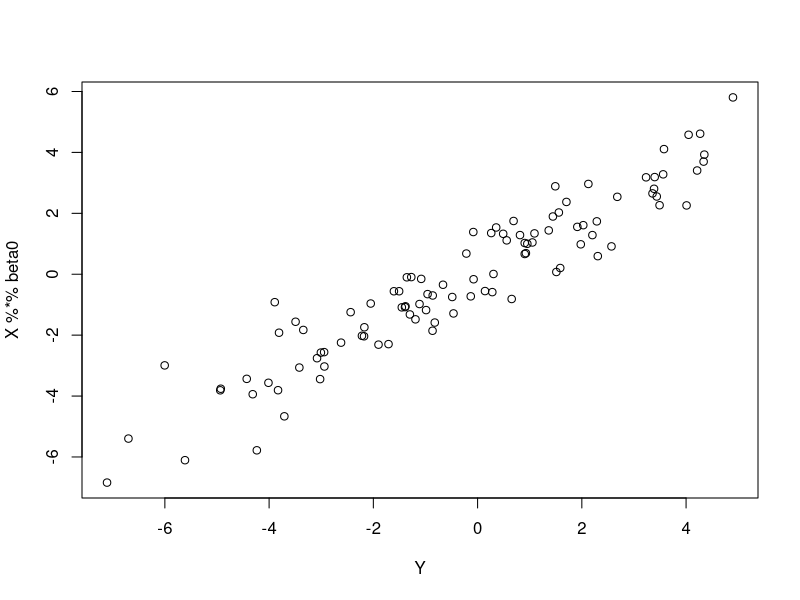
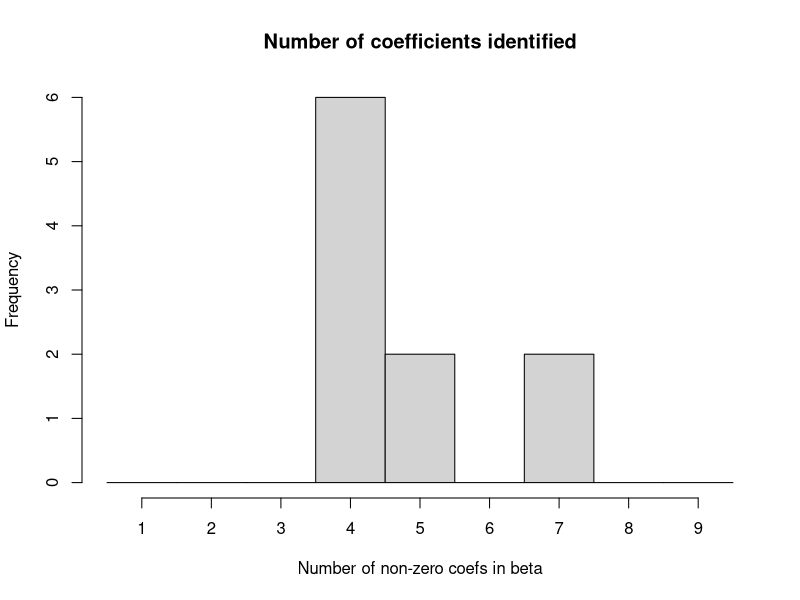
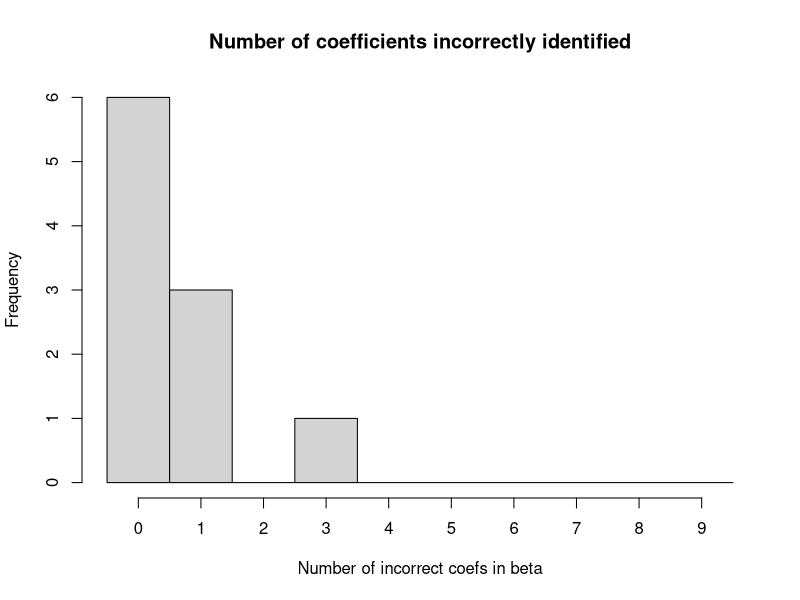
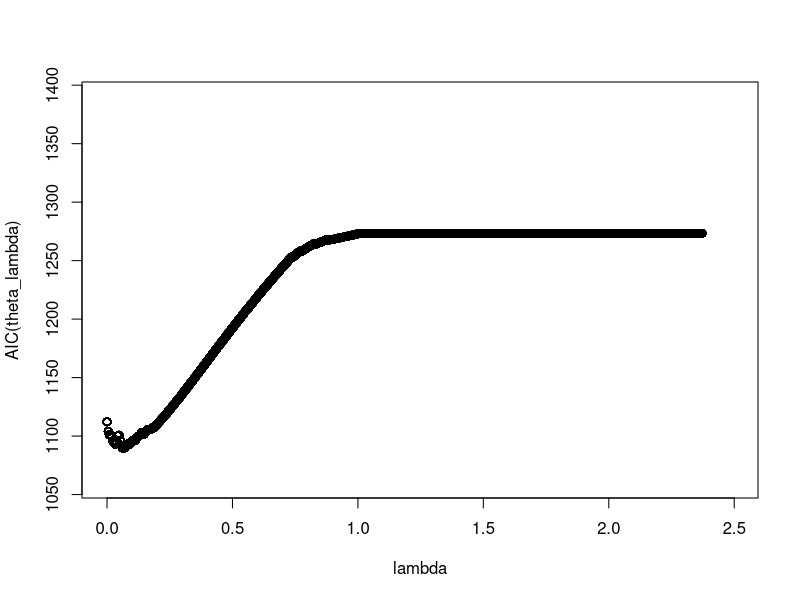
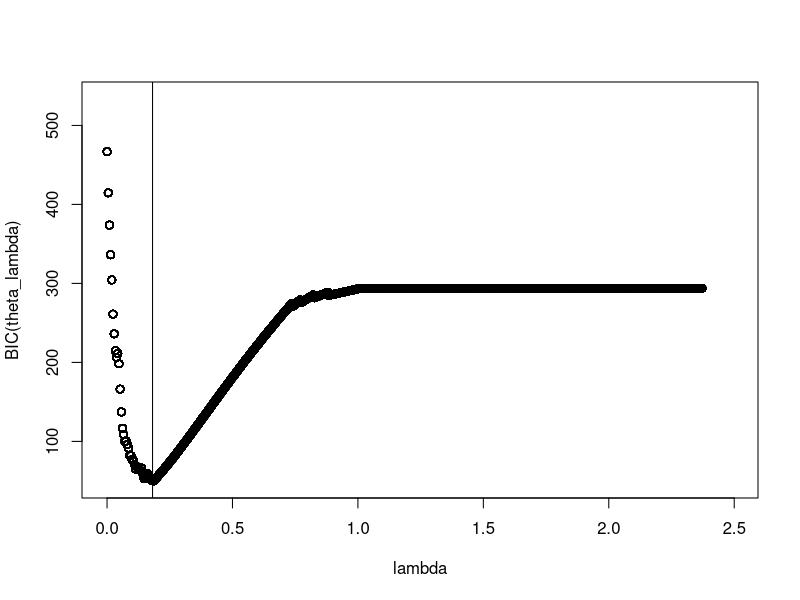
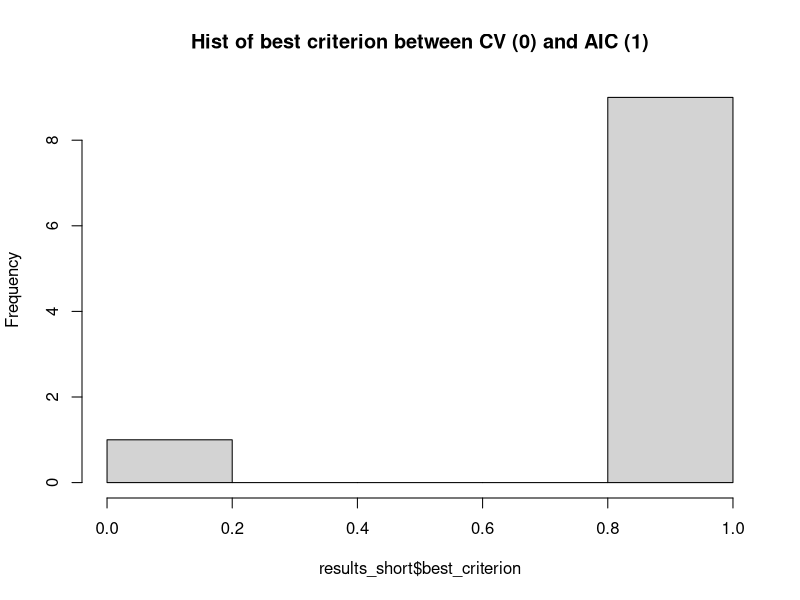

These figures' R source, in order: (Note: this script raises an error after producing the figures.)
## ---- chunk 1
knitr::opts_chunk$set(echo = TRUE, cache=TRUE)
## ---- chunk 2
library(knitr)
library(rmarkdown)
library(graphics) ##Necessary for plots
library(pracma)
library(glmnet)
## ---- chunk 3
n       = 100
p       = 10
p0      = 5
sigma   = 1
sigmaX  = 1
b0      = 1
beta0   = c(rep(b0,p0),rep(0,p-p0))
X       = sapply(1:p, FUN=function(x){rnorm(n,0,sigmaX)})
Y       = X%*%beta0 + rnorm(n,0,sigma)

plot(Y,X%*%beta0)

## ---- chunk 4
n      = 100
p      = 10
p0     = 5  #Number of nonzero coefficients
sigma  = 1
sigmaX = 1
b0     = 1
beta0  = c(rep(b0,p0),rep(0,p-p0))       
B      = 10 #Number of simulations
res    = matrix(NA,ncol=5,nrow=B) #Stores n,p, sigma, number of nonzero 
                  #coefficients recovered, number of nz incorrectly identified

betah  = matrix(NA, ncol = p, nrow = B)

# fixed design setting
X = sapply(1:p, FUN=function(x){rnorm(n,0,sigmaX)})

for (b in 1:B){
  Y     = X%*%beta0 + rnorm(n,0,sigma)
  # estimate betah using the calibrated lasso
  # betah = 
  lambda.cv = cv.glmnet(X,Y, family = "gaussian",intercept=F)$lambda.1se
  temp = glmnet(X,Y,family = "gaussian",intercept=F, lambda=lambda.cv)$beta  
  ##the value returned by glmnet(...)$beta is a sparse matrix
  #In a sparse matrix : @i (non zero indices); @x non zero values

  indices_identified = c(rep(0, p)) #Fill indices_identified with 1 at 
                                    #indices in temp@i, set others to 0
  for (index in temp@i) {
    indices_identified[index] = 1
  }
  
  betah[b,]  = c(temp@i, rep(NA, p-length(temp@i))) #We store in betah[b,]
    #the nonzero indices and we fill with NA to get a vector of the proper size
  res[b,] = c(n, p, sigma, length(temp@i), sum(abs(indices_identified - beta0)))
}
res           = as.data.frame(res)
colnames(res) = c("n","p","sigma","nz", "nzcorrect")


hist1<-hist(res$nz, breaks = 1:10, axes = FALSE, 
            xlab="Number of non-zero coefs in beta", 
            main = "Number of coefficients identified")
axis(side=1,at=hist1$mids,labels=1:9) #So that breakpoints are centered
axis(side=2)          #Because of previous trick, we had to hide both axis, 
                      #so we display again the Y-axis


hist2 <- hist(res$nzcorrect, breaks = 0:10, axes = FALSE, 
              xlab="Number of incorrect coefs in beta", 
              main = "Number of coefficients incorrectly identified")
axis(side=1,at=hist2$mids,labels=0:9)
axis(side=2)


## ---- chunk 5
likelihood <- function(betal, Yl, sigma2 = 1.0){
  S<-0.0
  S <- S + t(Yl-betal)%*%(Yl-betal)
  n<- length(Yl)
  
  return (1/sqrt(2 * pi* sigma2))**(n/2)*exp(-S/(2*sigma2))
}


n      = 200
p      = 150
p0     = 5  #Number of nonzero coefficients
sigma  = 1
sigmaX = 1
b0     = 1
beta0  = c(rep(b0,p0),rep(0,p-p0))       
betah  = matrix(NA, ncol = p, nrow = B)
X = sapply(1:p, FUN=function(x){rnorm(n,0,sigmaX)})
Y     = X%*%beta0 + rnorm(n,0,sigma)



N <- 500 #Number of lambda tested
lambda_step <- 0.005 #Difference between two consecutive lambda
lambda_init <- 0.0 #First value used by lambda

lambda <- lambda_init
results_frame <- data.frame(
  lambda = c(),
  betah = c(),
  k = c(),
  loglikelihood = c(),
  AIC = c(),
  BIC = c()
)

for (b in 1:N){#The increment is lambda
  temp = glmnet(X,Y,family = "gaussian",intercept=F, lambda=lambda)$beta  
  ##the value returned by glmnet(...)$beta is a sparse matrix
  #In a sparse matrix : @i (non zero indices); @x non zero values

  betah <- c(rep(0,p))
  j<-0
  for(i in temp@i){
    betah[i+1] <- temp@x[j+1]
    j<-j+1
  }

  #llik = log(((1/sqrt(2 * pi))**(p/2))*exp(-t(Y-betah)%*%(Y-betah)/(2)))
  RSS = t(Y-X%*%betah)%*%(Y-X%*%betah) #Simpler expression for log likelihood in Gaussian case (probably not correct)
  new_row_df <- data.frame(
    lambda = lambda,
    betah = betah,
    k = j,
    negloglikelihood = -log(RSS), 
    AIC = 2*j + n*log(RSS),
    BIC = j*log(n) + n*log(RSS/n)
  )
  results_frame <- rbind(results_frame, new_row_df)
  
  lambda <- lambda+lambda_step

}
lambda_cv = cv.glmnet(X,Y, family = "gaussian",intercept=F)$lambda.1se  #We compute the cross validation solution
s <- c(rep(lambda_cv, 1000))  #And fill an axis with it
axis_lambda_cv <- xy.coords(x=s, y = 1:1000)  #that we will give to the plot

plot(x = results_frame$lambda, y = results_frame$AIC, type = "n", xlab = "lambda", ylab = "AIC(theta_lambda)") #type = "n" makes it so that we can add the axis after initialization
plot.xy(axis_lambda_cv, type = "l") #type = "l" to draw lines
plot.window(c(0.95*lambda_init, 1.05*lambda ), ylim = c(0.95*min(results_frame$AIC), 1.15*max(results_frame$AIC)))
plot.xy( list(results_frame$lambda, results_frame$AIC, NULL, NULL), type="p")


plot(x = results_frame$lambda, y = results_frame$BIC, type = "n", xlab = "lambda", ylab = "BIC(theta_lambda)") #type = "n" makes it so that we can add the axis after initialization
plot.xy(axis_lambda_cv, type = "l") #type = "l" to draw lines
plot.window(c(0.95*lambda_init, 1.05*lambda ), ylim = c(0.95*min(results_frame$BIC), 1.15*max(results_frame$BIC)))
plot.xy( list(results_frame$lambda, results_frame$BIC, NULL, NULL), type="p")
## ---- chunk 6
##We fix p, n and k
#We run M instances of Y = X\theta + eps
#Each time we obtain $\lambda_{AIC, CV, opt}$ and we create a list which contains for each possible index (AIC or CV) the number of times it is the closest from lambda_opt
#We plot the histogram to get an idea if AIC or CV is best in our setup
#TODO : same thing, but instead pick an index whenever it is the one that gives the $\hat{\beta_\lambda}$ which is closest from $\beta^*$
n      = 100
p      = 10
p0     = 5  #Number of nonzero coefficients
sigma  = 1
sigmaX = 1
b0     = 1
beta0  = c(rep(b0,p0),rep(0,p-p0))       
betah  = matrix(NA, ncol = p, nrow = B)


B <- 20 #Number of lambda tested
lambda_step <- 0.1 #Difference between two consecutive lambda
lambda_init <- 0.0 #First value used by lambda
  
  
results_short <- data.frame(
  lambda_AIC =c(),
  lambda_CV = c(),
  lambda_opt = c(),
  best_criterion = c()
)

N<- 10 ## Number of instances of solving Y=X\theta + ups
for(t in 1:N){
  
  X = sapply(1:p, FUN=function(x){rnorm(n,0,sigmaX)})
  Y = X%*%beta0 + rnorm(n,0,sigma)

  lambda <- lambda_init
  results_frame <- data.frame(
    lambda = c(),
    betah = c(),
    k = c(),
    loglikelihood = c(),
    AIC = c(),
    BIC = c()
  )
  
  err_opt <- NA
  lambda_opt <- 1
  
  for (b in 1:B){#The increment is lambda
    temp = glmnet(X,Y,family = "gaussian",intercept=F, lambda=lambda)$beta  
    ##the value returned by glmnet(...)$beta is a sparse matrix
    #In a sparse matrix : @i (non zero indices); @x non zero values
  
    betah <- c(rep(0,p))
    j<-0
    for(i in temp@i){
      betah[i+1] <- temp@x[j+1]
      j<-j+1
    }
  
    #llik = log(((1/sqrt(2 * pi))**(p/2))*exp(-t(Y-betah)%*%(Y-betah)/(2)))
    RSS = t(Y-X%*%betah)%*%(Y-X%*%betah) #Simpler expression for log likelihood in Gaussian case (probably not correct)
    new_row_df <- data.frame(
      lambda = lambda,
      betah = betah,
      k = j,
      negloglikelihood = -log(RSS), 
      AIC = 2*j + n*log(RSS),
      BIC = j*log(n) + n*log(RSS/n)
    )
    results_frame <- rbind(results_frame, new_row_df)
    if(err_opt >= Norm(betah - beta0, p=2) || is.na(err_opt)){
      lambda_opt <- lambda   #Obtaining the lambda which gives the solution closest from the true value
      err_opt <- Norm(betah - beta0, p = 2)
    }
    lambda <- lambda+lambda_step
  }
  esc <-1
  lambda_min_AIC <- results_frame$AIC[0]
  min_lambda_AIC <- min(results_frame$AIC)
  i<-1
  while (esc != 0 || i < B) {
    if( min_lambda_AIC >= results_frame$AIC[i]){
      esc = 0
      lambda_min_AIC <-results_frame$lambda[i]  #Obtaining the optimal value of lambda for AIC (a faster technique to do that probably exists)
    }
    i<- i + 1
  }
  
  
  new_row_short_df <- data.frame(
    lambda_AIC = lambda_min_AIC,
    lambda_CV = cv.glmnet(X,Y, family = "gaussian",intercept=F)$lambda.1se,
    lambda_opt = lambda_opt,
    best_criterion = NA
  )
  if(abs(new_row_short_df$lambda_AIC - new_row_short_df$lambda_opt) > abs(new_row_short_df$lambda_CV - new_row_short_df$lambda_opt)){
    new_row_short_df$best_criterion = 0 ##0 : best criterion is CV
  }
  else{
    new_row_short_df$best_criterion = 1  ##1: best criterion is AIC
  }
  results_short <- rbind(results_short, new_row_short_df)
  print(t)

}
hist(results_short$best_criterion, main = "Hist of best criterion between CV (0) and AIC (1)")


## ---- chunk 7
###We wrap the previous code in a function
#Then we compute for varying $n/p$ whether best is AIC, BIC or CV

GetLambdaComparison <- function(n = 100,
                                p      = 10,
                                p0     = 5,  #Number of nonzero coefficients
                                sigma  = 1,
                                sigmaX = 1,
                                b0     = 1,
                                B = 20, #Number of lambda tested
                                N = 10, #Number of instances of solving Y = X\theta + eps
                                lambda_step = 0.1, #Difference between two consecutive lambda
                                lambda_init = 0.0 #First value used by lambda
                                ){
  
  beta0  = c(rep(b0,p0),rep(0,p-p0))
  betah  = matrix(NA, ncol = p, nrow = B)
    
  results_short <- data.frame(
    lambda_AIC =c(),
    lambda_BIC = c(),
    lambda_CV = c(),
    lambda_opt = c(),
    best_criterion = c()
  )
  

  
  for(t in 1:N){
    
    X = sapply(1:p, FUN=function(x){rnorm(n,0,sigmaX)})
    Y = X%*%beta0 + rnorm(n,0,sigma)
  
    lambda <- lambda_init
    results_frame <- data.frame(
      lambda = c(),
      betah = c(),
      k = c(),
      loglikelihood = c(),
      AIC = c(),
      BIC = c()
    )
    
    err_opt <- NA
    lambda_opt <- 1
    min_lambda_AIC <- NA
    lambda_AIC <- NA
    min_lambda_BIC <- NA
    lambda_BIC <- NA
    for (b in 1:B){#The increment is lambda
      temp = glmnet(X,Y,family = "gaussian",intercept=F, lambda=lambda)$beta  
      ##the value returned by glmnet(...)$beta is a sparse matrix
      #In a sparse matrix : @i (non zero indices); @x non zero values
    
      betah <- c(rep(0,p))
      j<-1
      for(i in temp@i){
        betah[i+1] <- temp@x[j]
        j<-j+1
      }
    
      #llik = log(((1/sqrt(2 * pi))**(p/2))*exp(-t(Y-betah)%*%(Y-betah)/(2)))
      RSS = t(Y-X%*%betah)%*%(Y-X%*%betah) #Simpler expression for log likelihood in Gaussian case (probably not correct)
      new_row_df <- data.frame(
        lambda = lambda,
        betah = betah,
        k = j,
        negloglikelihood = -log(RSS), 
        AIC = 2*j + n*log(RSS),
        BIC = j*log(n) + n*log(RSS/n)
      )
      results_frame <- rbind(results_frame, new_row_df)
      
      ##Before restarting to loop we check for the best value for lambda_opt
      if(err_opt >= Norm(betah - beta0, p=2) || is.na(err_opt)){
        lambda_opt <- lambda   #Obtaining the lambda which gives the solution closest from the true value
        err_opt <- Norm(betah - beta0, p = 2)
      }
      
      #And we also search for the best value for lambda under AIC
      if(min_lambda_AIC > new_row_df$AIC || is.na(min_lambda_AIC)){
        min_lambda_AIC <- new_row_df$AIC
        lambda_AIC <- lambda
      }
      #And we also search for the best value for lambda under BIC
      if(min_lambda_BIC > new_row_df$BIC || is.na(min_lambda_BIC)){
        min_lambda_BIC <- new_row_df$BIC
        lambda_BIC <- lambda
      }
      lambda <- lambda+lambda_step
    }
    
    new_row_short_df <- data.frame(
      lambda_AIC = lambda_AIC,
      lambda_BIC = lambda_BIC,
      lambda_CV = cv.glmnet(X,Y, family = "gaussian",intercept=F)$lambda.1se,
      lambda_opt = lambda_opt,
      best_criterion = NA
    )
    
    ##We check which criterion gives the closest lambda wrt lambda_opt
    if(min(abs(new_row_short_df$lambda_AIC - new_row_short_df$lambda_opt), abs(new_row_short_df$lambda_BIC - new_row_short_df$lambda_opt)) > abs(new_row_short_df$lambda_CV - new_row_short_df$lambda_opt)){
      new_row_short_df$best_criterion = 0 ##0 : best criterion is CV
    }
    else if(    abs(new_row_short_df$lambda_AIC - new_row_short_df$lambda_opt) 
                  > abs(new_row_short_df$lambda_BIC - new_row_short_df$lambda_opt) 
            ){
      new_row_short_df$best_criterion = 2  ##1: best criterion is BIC
    }
    else{
        new_row_short_df$best_criterion = 1  ##1: best criterion is AIC
    }
    results_short <- rbind(results_short, new_row_short_df)
  }
  return(results_short)
}



n <- 100
p <- 5 #Things are simpler if n/p is an integer
prange<- 5:200 
ratio_best_AIC = c(rep(0,length(prange)))
ratio_best_BIC = c(rep(0,length(prange)))
result_var_np = data.frame(
  p = c(),
  num_AIC_best = c(),   ##Number of times when AIC is the best
  num_CV_best = c(),   ##Number of times when CV is best
  num_BIC_best = c()
)
for(s in 1:length(prange)){#The extra parenthesis seem necessary 
  results_lambda <- GetLambdaComparison(n=100, p = prange[s], B = 20, N= 20)
  new_row_result_var_np = data.frame(
    p = prange[s],
    num_AIC_best = sum(results_lambda$best_criterion == 1),
    num_CV_best = sum(results_lambda$best_criterion == 0),
    num_BIC_best = sum(results_lambda$best_criterion == 2)
  )
  result_var_np <- rbind(result_var_np, new_row_result_var_np)
  ratio_best_AIC[s] <- new_row_result_var_np$num_AIC_best / (new_row_result_var_np$num_CV_best + new_row_result_var_np$num_AIC_best + new_row_result_var_np$num_BIC_best)
  ratio_best_BIC[s] <- new_row_result_var_np$num_BIC_best / (new_row_result_var_np$num_CV_best + new_row_result_var_np$num_AIC_best + new_row_result_var_np$num_BIC_best)
  print(s)
}
plot(ratio_best_AIC, main = "performance of AIC compared to CV", ylab = "Avg number of times when AIC is best", xlab = "p")
plot(ratio_best_BIC, main = "performance of BIC compared to CV", ylab = "Avg number of times when BIC is best", xlab = "p")
